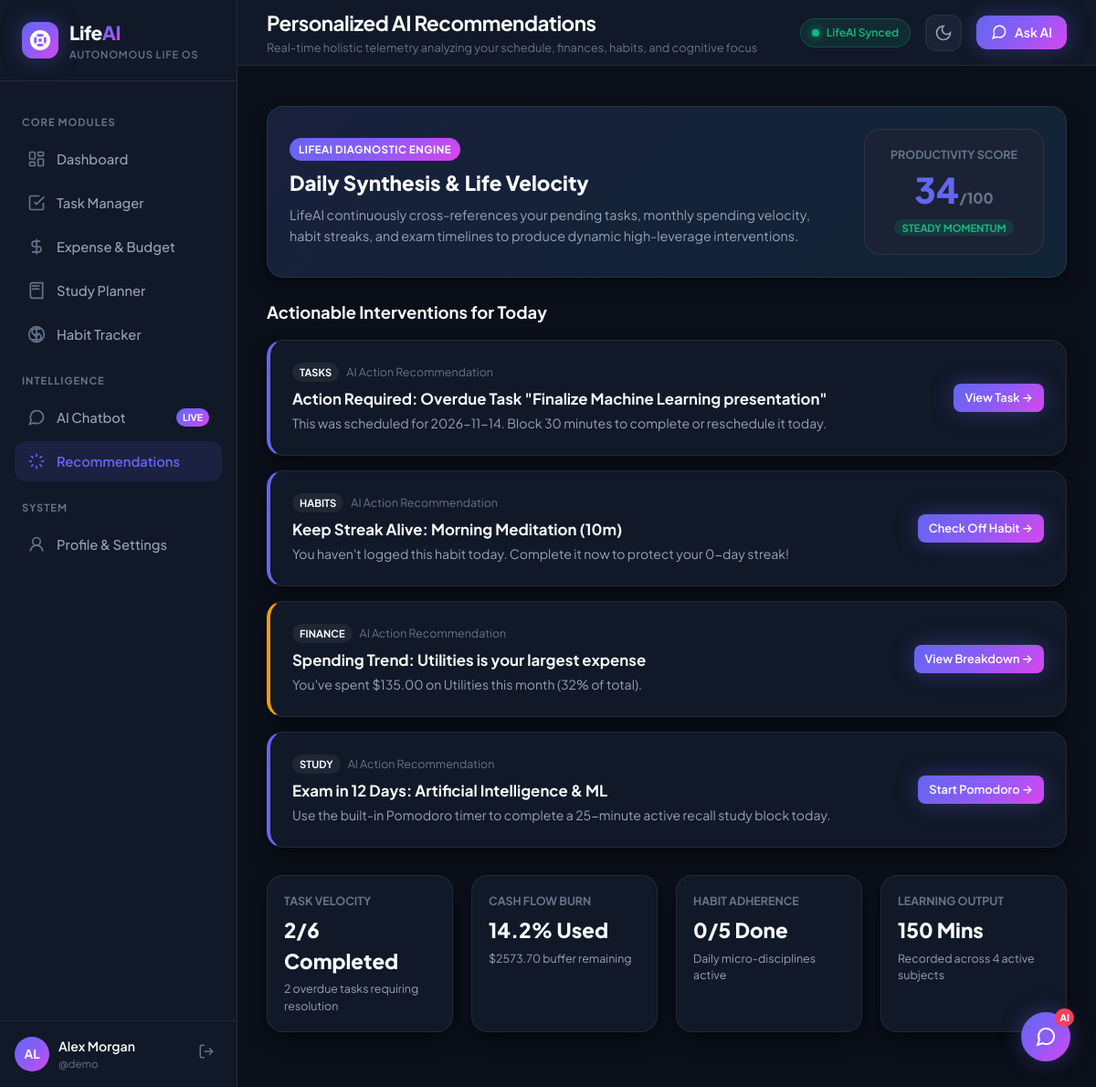
The page /recommendations (signed in) on the database its author committed.
### tables this page shows
CREATE TABLE users (
        id INTEGER PRIMARY KEY AUTOINCREMENT,
        username TEXT UNIQUE NOT NULL,
        email TEXT UNIQUE NOT NULL,
        password_hash TEXT NOT NULL,
        full_name TEXT NOT NULL,
        monthly_budget REAL DEFAULT 2500.0,
        theme TEXT DEFAULT 'dark',
        created_at TIMESTAMP DEFAULT CURRENT_TIMESTAMP
    );

### app.py (the view)
@app.route('/recommendations')
@login_required
def recommendations():
    user_id = session['user_id']
    ctx = LifeAIEngine.get_user_context(user_id)
    recs = LifeAIEngine.generate_recommendations(user_id)
    return render_template('recommendations.html', ctx=ctx, recommendations=recs)

### app.py (called while the page is built)
def login_required(f):
    @wraps(f)
    def decorated_function(*args, **kwargs):
        if 'user_id' not in session:
            flash('Please log in to access your LifeAI dashboard.', 'warning')
            return redirect(url_for('login'))
        return f(*args, **kwargs)
    return decorated_function

@app.context_processor
def inject_user():
    if 'user_id' in session:
        conn = get_db()
        user = conn.execute("SELECT * FROM users WHERE id = ?", (session['user_id'],)).fetchone()
        conn.close()
        return {'current_user': user}
    return {'current_user': None}

### database.py (called while the page is built)
def get_db():
    conn = sqlite3.connect(DB_PATH, timeout=30.0)
    conn.row_factory = sqlite3.Row
    conn.execute("PRAGMA journal_mode = WAL")
    conn.execute("PRAGMA foreign_keys = ON")
    return conn

### templates/recommendations.html
{% extends 'base.html' %}
{% block page_title %}Personalized AI Recommendations{% endblock %}
{% block page_subtitle %}Real-time holistic telemetry analyzing your schedule, finances, habits, and cognitive focus{% endblock %}
{% block content %}
<div class="glass-card" style="margin-bottom: 24px; background: linear-gradient(135deg, rgba(99, 102, 241, 0.1) 0%, rgba(6, 182, 212, 0.08) 100%), var(--bg-surface);">
    <div style="display: flex; align-items: center; justify-content: space-between; flex-wrap: wrap; gap: 16px;">
        <div style="max-width: 600px;">
            <div class="ai-badge" style="width: fit-content; margin-bottom: 8px;">LifeAI Diagnostic Engine</div>
            <h2 style="font-size: 1.4rem; font-weight: 800; margin-bottom: 6px;">Daily Synthesis & Life Velocity</h2>
            <p style="font-size: 0.9rem; color: var(--text-secondary); line-height: 1.6;">
                LifeAI continuously cross-references your pending tasks, monthly spending velocity, habit streaks, and exam timelines to produce dynamic high-leverage interventions.
            </p>
        </div>
        <div style="text-align: center; padding: 18px 28px; background: var(--bg-surface-elevated); border: 1px solid var(--border-color); border-radius: var(--radius-lg);">
            <div style="font-size: 0.78rem; font-weight: 700; color: var(--text-muted); text-transform: uppercase;">Productivity Score</div>
            <div style="font-size: 2.4rem; font-weight: 800; color: var(--primary);">{{ ctx.overall_score }}<span style="font-size: 1rem; color: var(--text-muted);">/100</span></div>
            <span class="tag-badge" style="background: rgba(16, 185, 129, 0.15); color: var(--accent-emerald);">
                {{ 'Optimal State' if ctx.overall_score >= 80 else 'Steady Momentum' }}
            </span>
        </div>
    </div>
</div>
<h3 style="font-size: 1.15rem; font-weight: 700; margin-bottom: 16px;">Actionable Interventions for Today</h3>
<div style="display: flex; flex-direction: column; gap: 16px; margin-bottom: 30px;">
    {% if recommendations %}
        {% for rec in recommendations %}
        <div class="glass-card" style="display: flex; align-items: center; justify-content: space-between; flex-wrap: wrap; gap: 18px; border-left: 4px solid {{ 'var(--accent-rose)' if rec.category == 'tasks' and 'Urgent' in rec.title else ('var(--accent-amber)' if rec.category == 'finance' else 'var(--primary)') }};">
            <div style="flex: 1; min-width: 280px;">
                <div style="display: flex; align-items: center; gap: 8px; margin-bottom: 6px;">
                    <span class="tag-badge" style="background: rgba(255,255,255,0.06); font-size: 0.7rem;">
                        {{ rec.category|upper }}
                    </span>
                    <span style="font-size: 0.78rem; color: var(--text-muted);">AI Action Recommendation</span>
                </div>
                <h4 style="font-size: 1.05rem; font-weight: 700; margin-bottom: 4px;">{{ rec.title }}</h4>
                <p style="font-size: 0.88rem; color: var(--text-secondary); line-height: 1.5;">{{ rec.description }}</p>
            </div>
            <div style="display: flex; align-items: center; gap: 10px;">
                <a href="{{ rec.action_url }}" class="btn-primary btn-sm">
                    {{ rec.action_text }} →
                </a>
            </div>
        </div>
        {% endfor %}
    {% else %}
        <div class="glass-card" style="text-align: center; padding: 40px; color: var(--text-muted);">
            No urgent alerts right now! You are in full control of your schedule and budget.
        </div>
    {% endif %}
</div>
<div class="grid-cols-4">
    <div class="glass-card" style="padding: 18px;">
        <div style="font-size: 0.78rem; font-weight: 700; color: var(--text-muted); text-transform: uppercase; margin-bottom: 6px;">Task Velocity</div>
        <div style="font-size: 1.4rem; font-weight: 800; margin-bottom: 4px;">{{ ctx.completed_tasks|length }}/{{ ctx.tasks|length }} Completed</div>
        <div style="font-size: 0.78rem; color: var(--text-secondary);">
            {{ ctx.overdue_tasks|length }} overdue tasks requiring resolution
        </div>
    </div>
    <div class="glass-card" style="padding: 18px;">
        <div style="font-size: 0.78rem; font-weight: 700; color: var(--text-muted); text-transform: uppercase; margin-bottom: 6px;">Cash Flow Burn</div>
        <div style="font-size: 1.4rem; font-weight: 800; margin-bottom: 4px;">{{ ctx.budget_percent }}% Used</div>
        <div style="font-size: 0.78rem; color: var(--text-secondary);">
            ${{ "%.2f"|format(ctx.budget - ctx.total_expense) }} buffer remaining
        </div>
    </div>
    <div class="glass-card" style="padding: 18px;">
        <div style="font-size: 0.78rem; font-weight: 700; color: var(--text-muted); text-transform: uppercase; margin-bottom: 6px;">Habit Adherence</div>
        <div style="font-size: 1.4rem; font-weight: 800; margin-bottom: 4px;">
            {{ ctx.habits|selectattr('done_today')|list|length }}/{{ ctx.habits|length }} Done
        </div>
        <div style="font-size: 0.78rem; color: var(--text-secondary);">
            Daily micro-disciplines active
        </div>
    </div>
    <div class="glass-card" style="padding: 18px;">
        <div style="font-size: 0.78rem; font-weight: 700; color: var(--text-muted); text-transform: uppercase; margin-bottom: 6px;">Learning Output</div>
        <div style="font-size: 1.4rem; font-weight: 800; margin-bottom: 4px;">{{ ctx.total_study_minutes }} Mins</div>
        <div style="font-size: 0.78rem; color: var(--text-secondary);">
            Recorded across {{ ctx.subjects|length }} active subjects
        </div>
    </div>
</div>
{% endblock %}

### templates/base.html (shortened to what this page needs)
<!DOCTYPE html>
<html lang="en" data-theme="{{ session.get('theme', 'dark') }}">
<head>
    <link rel="stylesheet" href="{{ url_for('static', filename='css/style.css') }}">
</head>
<body class="{{ 'authenticated' if current_user else 'auth-page' }}">
    {% if current_user %}
    <div class="app-layout">
        <aside class="sidebar" id="sidebar">
            <div class="sidebar-header">
                <a href="{{ url_for('dashboard') }}" class="brand-logo">
                    <div class="logo-orb">
                        <span class="orb-pulse"></span>
                    </div>
                    <div class="brand-text">
                        <span class="brand-name">Life<span>AI</span></span>
                        <span class="brand-tag">Autonomous Life OS</span>
                    </div>
                </a>
            </div>
            <nav class="sidebar-nav">
                <div class="nav-section-title">CORE MODULES</div>
                <a href="{{ url_for('dashboard') }}" class="nav-item {{ 'active' if request.endpoint == 'dashboard' else '' }}">
                    <svg width="20" height="20" viewBox="0 0 24 24" fill="none" stroke="currentColor" stroke-width="2"><rect width="7" height="9" x="3" y="3" rx="1"/><rect width="7" height="5" x="14" y="3" rx="1"/><rect width="7" height="9" x="14" y="12" rx="1"/><rect width="7" height="5" x="3" y="16" rx="1"/></svg>
                    <span>Dashboard</span>
                </a>
                <a href="{{ url_for('tasks') }}" class="nav-item {{ 'active' if request.endpoint == 'tasks' else '' }}">
                    <svg width="20" height="20" viewBox="0 0 24 24" fill="none" stroke="currentColor" stroke-width="2"><path d="m9 11 3 3L22 4"/><path d="M21 12v7a2 2 0 0 1-2 2H5a2 2 0 0 1-2-2V5a2 2 0 0 1 2-2h11"/></svg>
                    <span>Task Manager</span>
                </a>
                <a href="{{ url_for('expenses') }}" class="nav-item {{ 'active' if request.endpoint == 'expenses' else '' }}">
                    <svg width="20" height="20" viewBox="0 0 24 24" fill="none" stroke="currentColor" stroke-width="2"><line x1="12" x2="12" y1="2" y2="22"/><path d="M17 5H9.5a3.5 3.5 0 0 0 0 7h5a3.5 3.5 0 0 1 0 7H6"/></svg>
                    <span>Expense & Budget</span>
                </a>
                <a href="{{ url_for('study') }}" class="nav-item {{ 'active' if request.endpoint == 'study' else '' }}">
                    <svg width="20" height="20" viewBox="0 0 24 24" fill="none" stroke="currentColor" stroke-width="2"><path d="M4 19.5v-15A2.5 2.5 0 0 1 6.5 2H20v20H6.5a2.5 2.5 0 0 1-2.5-2.5Z"/><path d="M6 6h10"/><path d="M6 10h10"/></svg>
                    <span>Study Planner</span>
                </a>
                <a href="{{ url_for('habits') }}" class="nav-item {{ 'active' if request.endpoint == 'habits' else '' }}">
                    <svg width="20" height="20" viewBox="0 0 24 24" fill="none" stroke="currentColor" stroke-width="2"><path d="M12 2v20M17 5H9.5a3.5 3.5 0 0 0 0 7h5a3.5 3.5 0 0 1 0 7H6"/><circle cx="12" cy="12" r="10"/><path d="m8 12 3 3 5-5"/></svg>
                    <span>Habit Tracker</span>
                </a>
                <div class="nav-section-title">INTELLIGENCE</div>
                <a href="{{ url_for('chat') }}" class="nav-item ai-item {{ 'active' if request.endpoint == 'chat' else '' }}">
                    <svg width="20" height="20" viewBox="0 0 24 24" fill="none" stroke="currentColor" stroke-width="2"><path d="m3 21 1.9-5.7a8.5 8.5 0 1 1 3.8 3.8z"/></svg>
                    <span>AI Chatbot</span>
                    <span class="nav-badge">Live</span>
                </a>
                <a href="{{ url_for('recommendations') }}" class="nav-item {{ 'active' if request.endpoint == 'recommendations' else '' }}">
                    <svg width="20" height="20" viewBox="0 0 24 24" fill="none" stroke="currentColor" stroke-width="2"><path d="M12 2v4M12 18v4M4.93 4.93l2.83 2.83M16.24 16.24l2.83 2.83M2 12h4M18 12h4M4.93 19.07l2.83-2.83M16.24 7.76l2.83-2.83"/></svg>
                    <span>Recommendations</span>
                </a>
                <div class="nav-section-title">SYSTEM</div>
                <a href="{{ url_for('profile') }}" class="nav-item {{ 'active' if request.endpoint == 'profile' else '' }}">
                    <svg width="20" height="20" viewBox="0 0 24 24" fill="none" stroke="currentColor" stroke-width="2"><circle cx="12" cy="8" r="5"/><path d="M20 21a8 8 0 1 0-16 0"/></svg>
                    <span>Profile & Settings</span>
                </a>
            </nav>
            <div class="sidebar-footer">
                <div class="user-card-mini">
                    <div class="avatar-circle">{{ current_user.full_name[:2].upper() }}</div>
                    <div class="user-meta">
                        <span class="user-name">{{ current_user.full_name }}</span>
                        <span class="user-role">@{{ current_user.username }}</span>
                    </div>
                </div>
                <a href="{{ url_for('logout') }}" class="btn-logout" title="Sign out">
                    <svg width="18" height="18" viewBox="0 0 24 24" fill="none" stroke="currentColor" stroke-width="2"><path d="M9 21H5a2 2 0 0 1-2-2V5a2 2 0 0 1 2-2h4"/><polyline points="16 17 21 12 16 7"/><line x1="21" x2="9" y1="12" y2="12"/></svg>
                </a>
            </div>
        </aside>
        <div class="main-content-wrapper">
            <header class="topbar">
                <div class="topbar-left">
                    <div class="page-title-group">
                        <h1 class="page-heading">{% block page_title %}Dashboard{% endblock %}</h1>
                        <span class="page-subheading">{% block page_subtitle %}Your autonomous daily life overview{% endblock %}</span>
                    </div>
                </div>
                <div class="topbar-right">
                    <div class="ai-status-pill">
                        <span class="status-dot"></span>
                        <span class="status-label">LifeAI Synced</span>
                    </div>
                    <button class="theme-toggle-btn" id="themeToggleBtn" title="Toggle dark/light theme" aria-label="Toggle theme">
                        <svg class="moon-icon" width="20" height="20" viewBox="0 0 24 24" fill="none" stroke="currentColor" stroke-width="2"><path d="M12 3a6 6 0 0 0 9 9 9 9 0 1 1-9-9Z"/></svg>
                    </button>
                    <a href="{{ url_for('chat') }}" class="btn-topbar-chat">
                        <svg width="18" height="18" viewBox="0 0 24 24" fill="none" stroke="currentColor" stroke-width="2"><path d="m3 21 1.9-5.7a8.5 8.5 0 1 1 3.8 3.8z"/></svg>
                        <span>Ask AI</span>
                    </a>
                </div>
            </header>
            <div class="alerts-container">
            </div>
            <main class="page-content">
                {% block content %}{% endblock %}
            </main>
        </div>
    </div>
    {% else %}
    <div class="auth-wrapper">
        {% block auth_content %}{% endblock %}
    </div>
    {% endif %}
    {% if current_user and request.endpoint != 'chat' %}
    <a href="{{ url_for('chat') }}" class="floating-ai-fab" title="Chat with LifeAI">
        <svg width="24" height="24" viewBox="0 0 24 24" fill="none" stroke="currentColor" stroke-width="2"><path d="m3 21 1.9-5.7a8.5 8.5 0 1 1 3.8 3.8z"/></svg>
        <span class="fab-badge">AI</span>
    </a>
    {% endif %}
</body>
</html>

### rows shown on the page
users: full_name "AL", full_name "Alex Morgan", username "demo", ctx.budget-ctx.total_expense "2573.70"

### other values the page prints
{{ ctx.overall_score }} "34"
{{ 'Optimal State' if ctx.overall_score >= 80 else 'Steady Momentum' }} "STEADY MOMENTUM"
{{ rec.category|upper }} "TASKS" "HABITS" "FINANCE" "STUDY"
{{ rec.title }} "Action Required: Overdue Task \"Finalize Machine Learning presentation\"" "Keep Streak Alive: Morning Meditation (10m)" "Spending Trend: Utilities is your largest expense" "Exam in 12 Days: Artificial Intelligence & ML"
{{ rec.description }} "This was scheduled for 2026-11-14. Block 30 minutes to complete or reschedule it today." "You haven't logged this habit today. Complete it now to protect your 0-day streak!" "You've spent $135.00 on Utilities this month (32% of total)." "Use the built-in Pomodoro timer to complete a 25-minute active recall study block today."
{{ rec.action_text }} "View Task" "Check Off Habit" "View Breakdown" "Start Pomodoro"
{{ ctx.completed_tasks|length }} "2"
{{ ctx.tasks|length }} "6"
{{ ctx.overdue_tasks|length }} "2"
{{ ctx.budget_percent }} "14.2"
{{ ctx.habits|selectattr('done_today')|list|length }} "0"
{{ ctx.habits|length }} "5"
{{ ctx.total_study_minutes }} "150"
{{ ctx.subjects|length }} "4"
